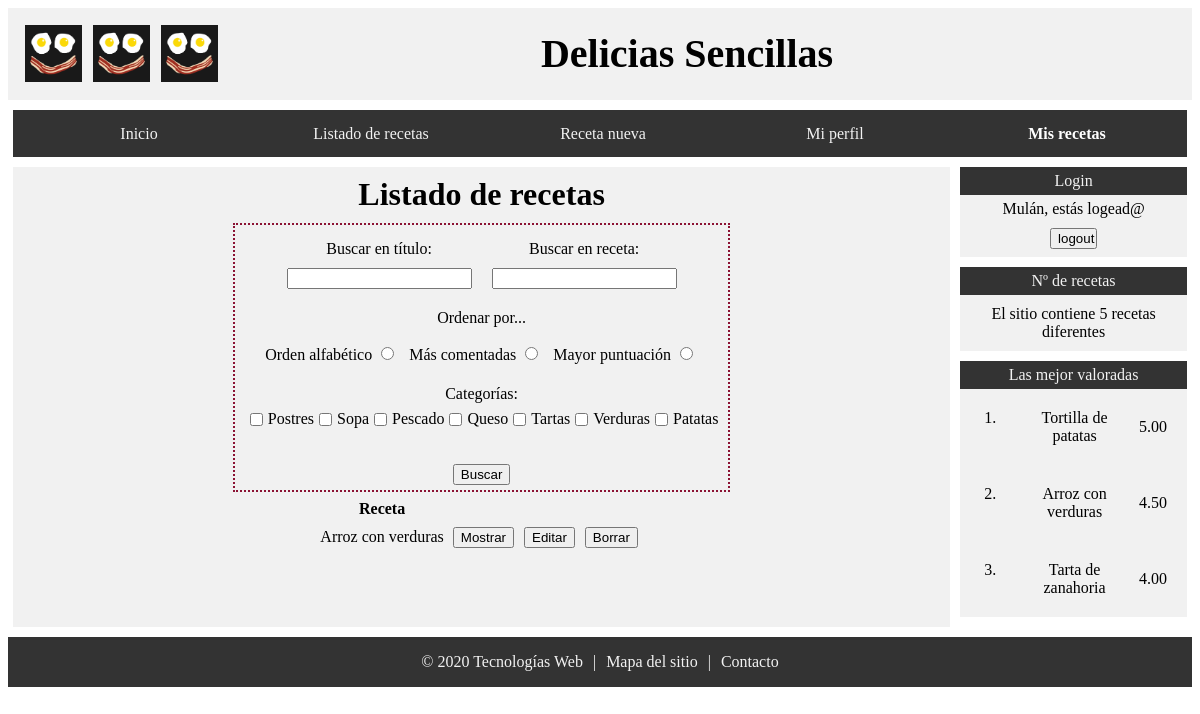
Page /index.php?p=mis_recetas (signed in) on the committed database.
### tables this page shows
CREATE TABLE `lista_categorias` (
  `id` int NOT NULL AUTO_INCREMENT,
  `nombre` varchar(45) DEFAULT NULL,
  PRIMARY KEY (`id`)
);

CREATE TABLE `recetas` (
  `titulo` varchar(100) DEFAULT NULL,
  `descripcion` varchar(1000) DEFAULT NULL,
  `ingredientes` varchar(1000) DEFAULT NULL,
  `preparacion` varchar(1000) DEFAULT NULL,
  `id` int NOT NULL AUTO_INCREMENT,
  `idautor` int DEFAULT NULL,
  PRIMARY KEY (`id`),
  KEY `id_usuario_refeta_idx` (`idautor`),
  CONSTRAINT `id_usuario_refeta` FOREIGN KEY (`idautor`) REFERENCES `usuarios` (`id`)
);

### database/database.php (called while the page is built, shortened)
<?php
function dbGetListaCategorias($db){
	$query = "SELECT id, nombre FROM lista_categorias";
	$res = mysqli_query($db, $query);
	if ($res){
		if (mysqli_num_rows($res)>0){
			$tabla = mysqli_fetch_all($res, MYSQLI_ASSOC);
		}else{
			$tabla = [];
		}
	}else{
		$tabla = false;
	}
	return $tabla;
}
?>

### recetas/database_receta.php (called while the page is built, shortened)
<?php
function dbGetRecetas($db, $cadena='', $orden=''){
	$query_start = "SELECT id, titulo, idautor FROM recetas";
	$query_end = '';
	$query = $cadena=='' ? $query_start : $query_start." WHERE ".$cadena;
	$query = $query_end=='' ? $query : $query.$query_end;
	$res = mysqli_query($db, $query);
	if ($res){
		if (mysqli_num_rows($res)>0){
			$tabla = mysqli_fetch_all($res, MYSQLI_ASSOC);
		}else{
			$tabla = [];
		}
	}else{
		$tabla = false;
	}
	return $tabla;
}
function dbArray2SQL($query){
	$cadena = '';
	if (array_key_exists('autor_id', $query)){
		$cadena .= "idautor LIKE '%{$query['autor_id']}%'";
	}
	return $cadena;
}
function dbGetNumRecetas($db, $cadena=''){
	if ($cadena==''){
		$query = "SELECT COUNT(*) FROM recetas";
	}else{
		$query = "SELECT COUNT(*) FROM recetas WHERE $cadena";
	}
	$res = mysqli_query($db, $query);
	$num = mysqli_fetch_row($res)[0];
	$num = (int)$num;
	return $num;
}
 ?>

### recetas/formulario_receta.php (the view, shortened to what this page needs)
<?php
require_once('database/database.php');
  ?>
  <?php
function formBuscarReceta($titulo, $datos=false){
  $bTitulo = isset($datos['bTitulo']) ? " value='{$datos['bTitulo']}'":'bTitulo';
  $bCampo = isset($datos['bCampo']) ? " value='{$datos['bCampo']}'":'bCampo';
  if (isset($datos['bOrdenar'])){
    $bAlfabetico = 'bAlfabetico' === $datos['bOrdenar'] ? " checked ":'bAlfabetico';
    $bComentadas = 'bComentadas' === $datos['bOrdenar'] ? " checked ":'bComentadas';
    $bPuntuacion = 'bPuntuacion' === $datos['bOrdenar'] ? " checked ":'bPuntuacion';
  }else{
    $bAlfabetico = '';
    $bComentadas = '';
    $bPuntuacion = '';
  }
  $accion =  basename($_SERVER['REQUEST_URI']);
?>
  <form class="formulario" action= <?php echo $accion;?> method="post">
    <div class="agrupar">
      <label for="bTitulo">
        <p>Buscar en título:</p>
        <input type="text" name="bTitulo" <?php echo $bTitulo ?>>
      </label>
      <label for="bTitulo">
        <p>Buscar en receta:</p>
        <input type="text" name="bCampo" <?php echo $bCampo ?>>
      </label>
    </div>
    <p>Ordenar por...</p>
    <div class="agrupar">
      <label for="bAlfabetico">Orden alfabético
        <input type="radio" name="bOrdenar" value = "bAlfabetico" <?php echo $bAlfabetico ?>>
      </label>
      <label for="bComentadas">Más comentadas
        <input type="radio" name="bOrdenar" value = "bComentadas" <?php echo $bComentadas ?>>
      </label>
      <label for="bPuntuacion">Mayor puntuación
        <input type="radio" name="bOrdenar" value = "bPuntuacion" <?php echo $bPuntuacion ?>>
      </label>
    </div>
    <label for="categorias">
      <p>Categorías:</p>
      <div class="agrupar">
        <?php
        $db = dbConnection();
        $lista_categorias = dbGetListaCategorias($db);
        foreach ($lista_categorias as $categoria) {
          echo '<input type="checkbox" name="categoria[]"';
          echo "value='{$categoria['nombre']}'";
          if (isset($params['categoria']) && in_array($categoria['nombre'],$categorias))
                 echo ' checked';
          echo ">{$categoria['nombre']}";
        }
        ?>
      </div>
    </label><br>
    <input type="submit" name="accion" value="Buscar">
  </form>
<?php
}
  ?>

### recetas/listado.php (shortened to what this page needs)
<div class="contenido_formulario">
<h3>Listado de recetas</h3>
<?php
require_once('database/database.php');
require_once('recetas/formulario_receta.php');
$results['accion'] = '';
if (isset($_GET['p']) and $_GET['p'] == 'mis_recetas'){
  $results['autor_id']=$_SESSION['id'];
}
if (!is_string($db=dbConnection())){
  $orden = '';
  formBuscarReceta('Datos de la búsqueda', $results);
  $busc = dbArray2SQL($results);
  $num_recetas = dbGetNumRecetas($db, $busc);
  if ($num_recetas>0){
    $recetas = dbGetRecetas($db, $busc, $orden);
    if ($recetas!==false){
      ver_listado($recetas, 'index.php?p=crud_recetas');
    }else {
      echo "<p class='error'> Ha habido un error en la consulta a la BD</p>";
    }
  }else{
    echo "<p class='error'> No hay ninguna receta que cumpla estas condiciones</p>";
  }
}else{
  echo "<p> Error en la conexión con la db<p>";
}
function ver_listado($datos, $accion){
echo <<<HTML
  <div class="listado">
    <table>
      <tr>
        <th>Receta</th>
      </tr>
HTML;
foreach ((array) $datos as $v){
    echo '<tr>';
    echo "<td>{$v['titulo']}</td>";
    echo "<td><form action='".$accion.'&id='.$v['id']."' method='POST'>
          <input type='submit' name = 'accion' value='Mostrar'/>";
    if (isset($_SESSION['identificado']) and
        (isset($_SESSION['admin']) or $v['idautor']==$_SESSION['id'])){
      echo "<input type='submit'  name = 'accion' value='Editar' />
            <input type='submit' name = 'accion' value='Borrar'/>";
    }
    echo "</form></td>";
    echo "</tr>";
}
echo <<<HTML
</table>
</div>
HTML;
}
?>
</div>
</div>

### style.css (style rules this page uses)
header, div.contenido_receta, div.contenido_formulario, div.contenido_usuario, div.contenido_gestion, div.mensaje_simple, div.contenido_foto, div.error { background-color: #F1F1F1; }
body { font-family: Georgia; }
h1, h2, h3, h4 { font-family: Lucida sans-serif; }
header { display: flex; justify-content: space-between; padding: 1%; align-items: center; }
header h1 { width: 70%; align-self: center; flex-grow: 1; text-align: center; font-size: 250%; margin: 0px; }
.logos { width: 15%; display: flex; justify-content: space-between; }
.logos img { width : 33%; padding: 3%; }
nav, footer { background-color: #333; }
.pagina div { margin: 5px; }
.contenido_formulario, .contenido_foto { grid-area: contenido; display: flex; align-items: center; flex-flow: column wrap; align-content: center; }
.contenido_formulario h3, .contenido_usuario h3, .contenido_gestion h3 { font-size: 200%; margin: 1%; text-align: center; }
.formulario { display: flex; flex-wrap: wrap; flex-direction: column; border: 2px dotted #8B1233; align-items: center; text-align: center; }
.formulario .agrupar { display: flex; align-items: center; justify-content: space-evenly; flex-direction: row; }
.contenido_formulario form * { margin: 5px; }
.listado td form { display: flex; flex-direction: row; }
footer { margin-top: 5px; display: flex; justify-content: center; }
footer p { text-align: center; color: #f2f2f2; margin-left: 5px; margin-right: 5px; }

### rows in the picture
lista_categorias: nombre "Postres"
lista_categorias: nombre "Sopa"
lista_categorias: nombre "Pescado"
lista_categorias: nombre "Queso"
lista_categorias: nombre "Tartas"
lista_categorias: nombre "Verduras"
lista_categorias: nombre "Patatas"
recetas: titulo "Arroz con verduras"

### other values in the picture
$_SESSION['nombre'] "Mulán"
$num_recetas "5"
$v['titulo'] "Tortilla de patatas"
$v['media'] "5.00"
$v['titulo'] "Arroz con verduras"
$v['media'] "4.50"
$v['titulo'] "Tarta de zanahoria"
$v['media'] "4.00"
$value "Inicio"
$value "Listado de recetas"
$value "Receta nueva"
$value "Mi perfil"
$value "Mis recetas"
